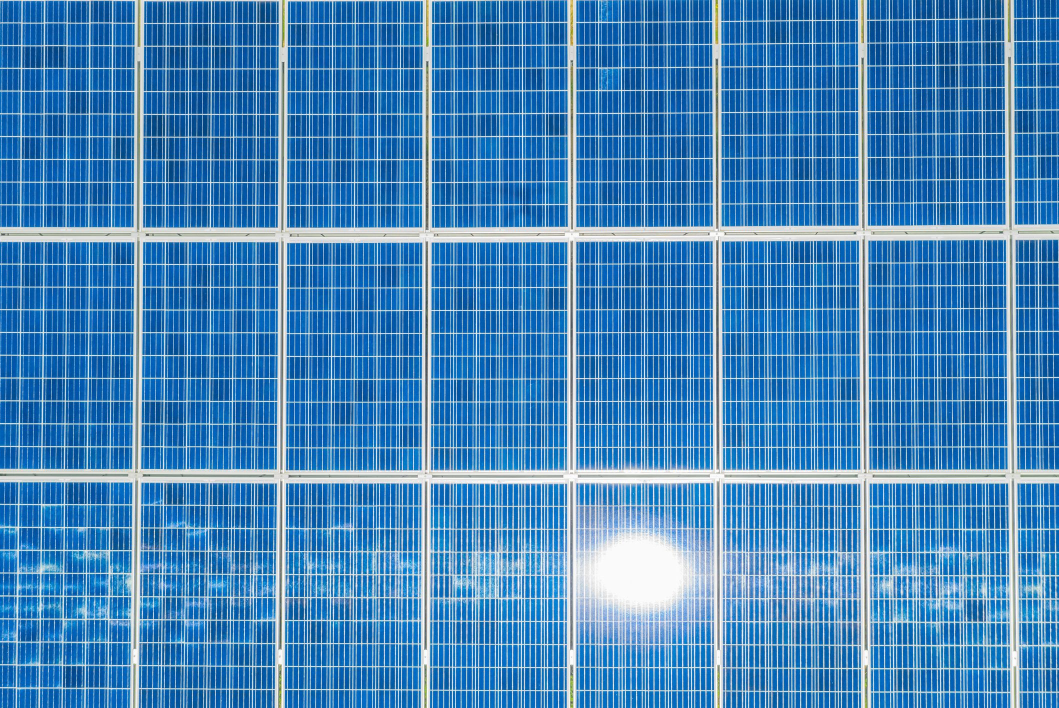
#> input picture images/input/test.jpg, 2117 x 1415 px, found by its file name (shown at 1/2 size)
$ python SolarDetection.py
#> lines starting #> are read from the running program, lines starting #| are printed output that depends on the picture; after the words box and inside, x2 and y2 are one past the last pixel; in counts of white or black regions, pixels touching at a corner belong together
from __future__ import print_function
import numpy as np
import argparse
import cv2
import sys
import glob
from PIL import Image
import math
import argparse
import imutils

lost_flag = 1
rot = 1
print("check")

im =cv2.imread("images/input/test.jpg")
#> im is the input picture: shape (1415, 2117, 3); mean B, G, R 187.3, 133.9, 70.4


h_f, width_f, n = im.shape

original = im
img = im
visited = []
flag_frame = 0
max = 0
ypos = 0
sys.setrecursionlimit(1000000000)

def adjust_gamma(image, gamma=1.0):
    # build a lookup table mapping the pixel values [0, 255] to
    # their adjusted gamma values
    invGamma = 1.0 / gamma
    table = np.array([((i / 255.0) ** invGamma) * 255
                      for i in np.arange(0, 256)]).astype("uint8")

    return cv2.LUT(image, table)

def prepro(original):
    all = []
    for gamma in np.arange(0.0, 1.5, 0.5):
        # ignore when gamma is 1 (there will be no change to the image)
        if gamma == 1:
            continue

        # apply gamma correction and show the images
        gamma = gamma if gamma > 0 else 0.1
        adjusted = adjust_gamma(original, gamma=gamma)
        cv2.putText(adjusted, "g={}".format(gamma), (10, 30),
                    cv2.FONT_HERSHEY_SIMPLEX, 0.8, (0, 0, 255), 3)

        gray = cv2.cvtColor(adjusted, cv2.COLOR_BGR2GRAY)

        size = 2
        blurred = cv2.GaussianBlur(gray, (11, 11), 0)

        wide = cv2.Canny(blurred, 10, 200)
        wide = cv2.dilate(wide, np.ones((size, size)))
        squares = find_squares(wide)

        tight = cv2.Canny(blurred, 225, 250)
        tight = cv2.dilate(tight, np.ones((size, size)))
        squares2 = find_squares(tight)

        auto = auto_canny(blurred)
        auto = cv2.dilate(auto, np.ones((size, size)))
        squares3 = find_squares(auto)

        # cv2.namedWindow('original', cv2.WINDOW_NORMAL)
        # cv2.imshow("original", original)
        # cv2.waitKey(0)

        for i in range(0, len(squares)):
            all.append(squares.pop(0))
        for i in range(0, len(squares2)):
            all.append(squares2.pop(0))
        for i in range(0, len(squares3)):
            all.append(squares3.pop(0))

    return all

# [23 lines left out: functions find_white, maxim, minim, in_list, not called in this run]

def sort(unique):
    dimension = 0

    for i in range(len(unique)):
        dimension = (unique[i][1] - unique[i][0]) + dimension

    dimension = int(dimension / len(unique))
    i = 0

    sorted = []
    miny_pos = 0
    miny_pos2 = 0
    flag_min_pos = 0
    while len(unique) != 0:  # sort all frames
        miny = unique[0][2]
        miny_pos = 0
        flag_min_pos = 0

        for j in range(0, len(unique)):  # find the minY
            if miny > unique[j][2]:
                miny = unique[j][2]
                miny_pos = j
                flag_min_pos = 1

        temp = unique[0]

        miny = int(miny + (dimension*0.20))
        miny2 = int (miny + dimension*0.60)
        s = []
        sorted_temp = []
        j = 0
        flag = 1
        flag_exit = 0

        while (flag == 1):  # sort unique in temp by y
            if (miny < unique[j][3] and miny > unique[j][2]) or (miny2 < unique[j][3] and miny2 > unique[j][2]):
                temp = unique.pop(j)

                sorted_temp.append(temp)
                flag_exit = 1
            else:
                j = j + 1
            if (j == len(unique)):
                flag = 0

        # sorted_temp has all y frames
        temp2 = []

        while (len(sorted_temp) != 0):  # sort temp in temp2 by x
            i_pos = 0
            temp = sorted_temp[0]
            for i in range(0, len(sorted_temp)):  # find minx
                if temp[0] > sorted_temp[i][0]:
                    temp = sorted_temp[i]
                    i_pos = i

                    flag_exit = 1
            temp2 = sorted_temp.pop(i_pos)

            sorted.append(temp2)
            # extra kodikas gia diplotipa
        if flag_exit == 0 and miny_pos < len(unique):  # an den yparxei plaisio stn a3ona y
            unique.pop(miny_pos)

    print("Sorted: ", sorted)
    return sorted

# [86 lines left out: functions rec, rec2, find_lines, not called in this run]

def angle_cos(p0, p1, p2):
    d1, d2 = (p0-p1).astype('float'), (p2-p1).astype('float')
    return abs( np.dot(d1, d2) / np.sqrt( np.dot(d1, d1)*np.dot(d2, d2) ) )


# [12 lines left out: functions print_list, exist, not called in this run]

def same_range( x1,x2,nx,nx2 ):
    if (nx2-nx) > ((x2-x1)*1.5): # orthogonia apo dipla plaisia epistrefei false
        return 0

    if (x1 >= nx and x1 <=nx2) or (x2 >= nx and x2 <=nx2) or (nx >= x1 and nx <=x2) or (nx2 >= x1 and nx2 <=x2):
        return 1

    return 0

# [4 lines left out: function same_in_x, not called in this run]

def find_squares(img):
    img = cv2.GaussianBlur(img, (5, 5), 0)

    squares = []
    for gray in cv2.split(img):
        for thrs in range(0, 255, 26):
            if thrs == 0:
                bin = cv2.Canny(gray, 0, 50, apertureSize=5)
                bin = cv2.dilate(bin, None)
            else:
                retval, bin = cv2.threshold(gray, thrs, 255, cv2.THRESH_BINARY)
            contours, hierarchy = cv2.findContours(bin, cv2.RETR_LIST, cv2.CHAIN_APPROX_SIMPLE)
            for cnt in contours:
                cnt_len = cv2.arcLength(cnt, True)
                cnt = cv2.approxPolyDP(cnt, 0.02*cnt_len, True)
                if len(cnt) == 4 and cv2.contourArea(cnt) > 1000 and cv2.isContourConvex(cnt):
                    cnt = cnt.reshape(-1, 2)
                    max_cos = np.max([angle_cos( cnt[i], cnt[(i+1) % 4], cnt[(i+2) % 4] ) for i in range(4)])
                    if max_cos < 0.2:
                        squares.append(cnt)
    return squares

def write_and_crop(list,original_crop):
    if len(list) == 0 :
        print("Empty List")
        return 0

    temp = list[0]
    string = "./Panels/" # vale dame to path
    f=open("./results/where.txt",'w')
    #f.write(str(len(list))+"\n")
    for i in range(0, len(list)):
        str_path = (string + str(i+1) + ".jpg")
        cropped = original_crop[list[i][2]:list[i][3],
                  list[i][0]:list[i][1]]
        f.write(str(list[i][2])+" "+str(list[i][3])+" "+str(list[i][0])+" "+str(list[i][1])+"\n")
        #cv2.imwrite(str_path, cropped)
    f.close()
    print("Number of frames :",i+1)


def extra(list):
    #print_list(list)
    if len(list) == 0 :
        return []
    temp = []
    y = []
    dimension = int((list[0][3] - list[0][2])/2)
    y = dimension + list[0][2]
    count = 0
    list_int = []

    for i in range(0,len(list)):
        if y < list[i][3] and y > list[i][2] :
            y = dimension + list[i][2]
            count = count +1
            temp.append(list[i])
            list_int.append(i)
    for j in range(0,count):
        p = list_int[len(list_int)-1]
        # print(p)
        list.pop(p)
        list_int.pop(len(list_int)-1)
    return temp

    i_temp = []
    # i=0
    # av = 0
    # if len(temp) != 0:
    #     for i in range(0,len(temp)) :
    #         av = av + (temp[i][1] - temp[i][0])
    #     av = int(av/(i+1))
    # else:
    #     return []
    #
    #
    #
    # wrong_pos = []
    # correct = []
    #
    # for i in range(0,len(temp)):
    #     if av*1.1 > (temp[i][1]-temp[i][0]) and av/2 < (temp[i][1]-temp[i][0]) and temp[i][1]-temp[i][0] > int(av*0.5):
    #         correct.append(temp[i])
    #
    #
    # temp = correct
    #
    # # print("len(wrong) : ",len(wrong_pos))
    #
    #
    #
    # return temp
    #
    #     # list2 = []
    #     # op_flag = 1
    #     #
    #     #
    #     # while (flag_frame == 1 and op_flag == 1):
    #     #     find_lines(temp2[0], temp2[3], temp2[0] - avg1, 0)
    #     #     if (flag_frame == 1):
    #     #         x2 = list[0][0] - int((list[0][1] - list[0][0]) * 0.1)
    #     #         x1 = list[0][0] - int(avg * 1.1)
    #     #         y1 = list[0][2]
    #     #         y2 = ypos
    #     #         temp2 = []
    #     #         temp2.append(x1)
    #     #         temp2.append(x2)
    #     #         temp2.append(y1)
    #     #         temp2.append(y2)
    #     #         temp2.append(1)
    #     #         temp2.append(x1 - int(avg / 2))
    #     #
    #     #         if (exist(temp2, list) or exist(temp2, final)):
    #     #             op_flag = 0
    #     #         else:
    #     #             list2.insert(0, temp2)
    #     #
    #     #         temp2 = list2[0]
    #     # for l in range(0, len(list2)):
    #     #     list.append(list2[l])

def mark_frames(list,original):

    font = cv2.FONT_HERSHEY_SIMPLEX
    for i in range(0, len(list)):
        temp = list[i]
        x = (int((temp[1]-temp[0])/2) + temp[0])
        y = (int((temp[3]-temp[2])/2) + temp[2])

        im = cv2.circle(original, (x, y), 10, (255, 255, 255), -1)  # aspro

        cv2.circle(original, (temp[0], temp[2]), 5, cv2.QT_FONT_BLACK, -1)
        cv2.circle(original, (temp[0], temp[3]), 5, cv2.CAP_PROP_WHITE_BALANCE_BLUE_U, -1)
        cv2.circle(original, (temp[1], temp[2]), 5, (255, 0, 0), -1)
        cv2.circle(original, (temp[1], temp[3]), 5, 255, -1)

# [234 lines left out: functions find_lost_frames, lost, not called in this run]


def duplicate(list_all):
    unique = []
    flag = 0
    dimension = 0
    dimension_y = 0

    list_int = []

    for i in range(len(list_all)):
        dimension = (list_all[i][1] - list_all[i][0]) + dimension
        dimension_y = (list_all[i][3] - list_all[i][2]) + dimension_y
    dimension_y = int(dimension_y / len(list_all))
    dimension = int(dimension / len(list_all))

    print("Dimension: ", dimension)
    print("Dimension y :", dimension_y )

    i = 0

    while flag:  # large frames
        avx = (list_all[i][1] - list_all[i][0])
        if (avx > int(dimension * 1.5)) or (avx < int(dimension*0.5)) or ((list_all[i][3]-list_all[i][2])<(dimension_y*0.65)):
            list_all.pop(i)
        else:
            i = i + 1

        if i == len(list_all):
            flag = 0

    print(len(list_all))

    flag = 1
    p = dimension*0.2
    for i in range(0, len(list_all)):
        flag = 1
        temp = list_all.pop()

        for j in range(0, len(unique)):  # if already exist
            if same_range(temp[0], temp[1], unique[j][0]+p, unique[j][1]-p) and same_range(temp[2], temp[3],
                                                                                           unique[j][2]+p,
                                                                                           unique[j][3]-p):
                # [8 lines of commented-out code are left out]

                flag = 0
        if flag == 1:
            unique.append(temp)
    print("Duplicate: ", unique)
    return unique


def auto_canny(image, sigma=0.55):
    # compute the median of the single channel pixel intensities
    v = np.median(image)
    print(sigma,"   ",v,"   ")
    # apply automatic Canny edge detection using the computed median
    temp = (1.0 - sigma) * v
    if temp<0:
        lower = 0
    else:
        lower = int(temp)
    # lower = int(max(0, (1.0 - sigma) * v))
    upper = int(min(255, (1.0 + sigma) * v))
    edged = cv2.Canny(image, lower, upper)

    # return the edged image
    return edged

def positions(squares):
    list_all = []
    for j in range(0, len(squares)):  # get min and max of x,y of all frames
        temp = squares.pop(0)
        xmax = 0
        xmin = temp[0][0]
        ymax = 0
        ymin = temp[0][1]
        i = 0

        for numx in temp:

            if xmax < numx[0]:
                xmax = numx[0]
            if xmin > numx[0]:
                xmin = numx[0]
            if ymax < numx[1]:
                ymax = numx[1]
            if ymin > numx[1]:
                ymin = numx[1]

        list = []
        list.append(xmin)
        list.append(xmax)
        list.append(ymin)
        list.append(ymax)
        list.append(0)
        list.append(0)
        #print(list)

        list_all.append(list)
    print(len(list_all))
    return list_all

def angle (a, b, c):
    return math.degrees(math.acos((c**2 - b**2 - a**2)/(-2.0 * a * b)))

def rotation(original):

    global h_f, width_f

    img = cv2.cvtColor(original, cv2.COLOR_RGB2GRAY)  # gray
    img = cv2.blur(img, (3, 3))

    kernel = np.ones((5, 5), np.uint8)
    img = cv2.morphologyEx(img, cv2.MORPH_CLOSE, kernel)

    img = cv2.Canny(img, 50, 200)
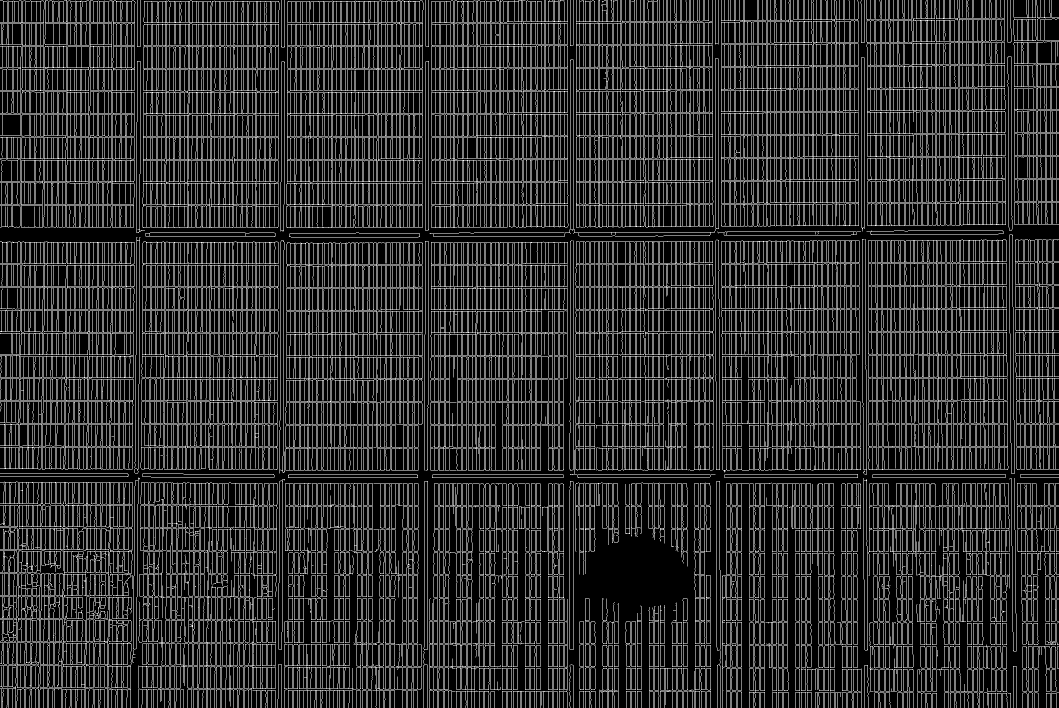
#> img: shape (1415, 2117) (shown at 1/2 size); 17.8% white in thin lines or dots

    img = cv2.dilate(img, np.ones((5, 5)))
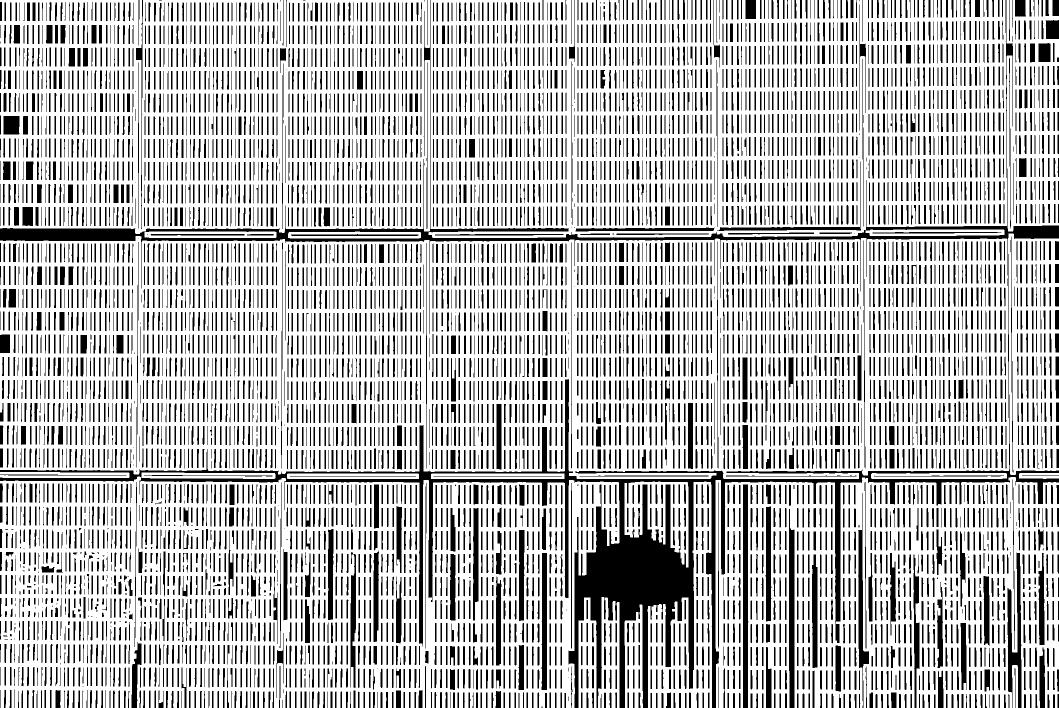
#> img: shape (1415, 2117) (shown at 1/2 size); 71.6% white; 6342 black regions (242 under 20 px), largest, box (x1, y1, x2, y2) and area: (0, 0, 2117, 1415) 122110, (1486, 969, 1497, 1415) 4462, (2015, 1105, 2043, 1415) 4173
    t, img = cv2.threshold(img, 160, 255, cv2.THRESH_BINARY)

    cv2.imshow("check", img)
    cv2.waitKey(0)

    pos_list = find_squares(img)
#> the loop in find_squares, `for gray in cv2.split(img):` made 1 pass
    print("Size pos_list: ", len(pos_list))
#| Size pos_list:  71
    #print(pos_list)

    print(len(pos_list),"  ->before")
#| 71   ->before

    pos_list = positions(pos_list)
#> the loop in positions, `for j in range(0, len(squares)):` made 71 passes
#| 71

    pos_list = duplicate(pos_list)
#> the loop in duplicate, `for i in range(len(list_all)):` made 71 passes
#| Dimension:  204
#| Dimension y : 125
#| 71
#> the loop in duplicate, `for i in range(0, len(list_all)):` made 71 passes
#> (printed output is left out)

    print(len(pos_list),"  ->after")
#| 63   ->after
    #pos_list = sort(pos_list)

    #print("Check: ", pos_list)
    max_pos = []
    next = []
    max_len = 0

    while(True):
        next = extra(pos_list)
        if(len(next)>max_len):
            max_len=len(next)
            max_pos=next

        if(len(pos_list)==0):
            break

    print("Max pose: ")
    print(len(max_pos),"\t",max_pos)
#> (printed output is left out)
    one=[]
    two=[]
    three=[]

    print("Max Pose length: ", len(max_pos))
#| Max Pose length:  9
    print(max_pos[0],max_pos[len(max_pos)-1])
#| [5, 40, 230, 270, 0, 0] [1811, 1839, 225, 266, 0, 0]

    if(len(max_pos)>1):
        one.append(max_pos[0][0])
        one.append(max_pos[0][3])
        two.append(max_pos[2][1])
        two.append(max_pos[2][3])

        three.append(two[0])
        three.append(one[1])

    ypotinousa= math.sqrt(pow((two[0]-one[0]),2)+pow((two[1]-one[1]),2))
    platos = math.sqrt(pow((three[0]-one[0]),2)+pow((three[1]-one[1]),2))
    ipsos = math.sqrt(pow((two[0]-three[0]),2)+pow((two[1]-three[1]),2))

    num = int(angle(ypotinousa, platos, ipsos)+1)

    print(num," This is a num")
#| 2  This is a num
    rotated = original


    if(one[1]>two[1]):
       rotated = imutils.rotate_bound(original,num)
    else:
       rotated = imutils.rotate_bound(original,-num)

        # h,width,n = rotated.shape
        # print(rotated.shape)

    h_f, width_f, n = rotated.shape

    return rotated

###################################################### main #################################################################
if __name__ == '__main__':

        original = rotation(original)

        original_crop = original.copy()
        original2 = original

        img = original2
        im = original2

        img = cv2.cvtColor(im, cv2.COLOR_BGR2GRAY) # gray
#> img: shape (1488, 2165)
        img = cv2.blur(img, (3, 3))

        kernel = np.ones((5, 5), np.uint8)
        img = cv2.morphologyEx(img, cv2.MORPH_CLOSE, kernel)

        img = cv2.Canny(img, 50 ,200)


        img = cv2.dilate(img, np.ones((5, 5)))
        t, img = cv2.threshold(img, 160, 255, cv2.THRESH_BINARY)

        im = img

        squares = prepro(original)
#> the loop in prepro, `for gamma in np.arange(0.0, 1.5, 0.5):` made 3 passes
#| 0.55     6.0
#| 0.55     60.0
        # cv2.drawContours(original, squares, -1, (0, 255, 0), 1)
        cv2.namedWindow('marked', cv2.WINDOW_NORMAL)
        cv2.imshow("marked", original)
        #cv2.waitKey(0)

        new = img
        count_frames = 0

        list_all = []
        list=[]

        list_all = positions(squares) #change the types of positions
#| 2288

        monadika = []

        print("Nubrer of frames : ",len(list_all))
#| Nubrer of frames :  2288

        monadika = list_all
        dup = duplicate(list_all)
#| Dimension:  70
#| Dimension y : 69
#| 2288
#> (printed output is left out)
        sorted = sort(dup)
#> the loop in sort, `while len(unique) != 0:` made 29 passes
        mark_frames(sorted,original)
#> after the loop in mark_frames, `for i in range(0, len(list)):`:
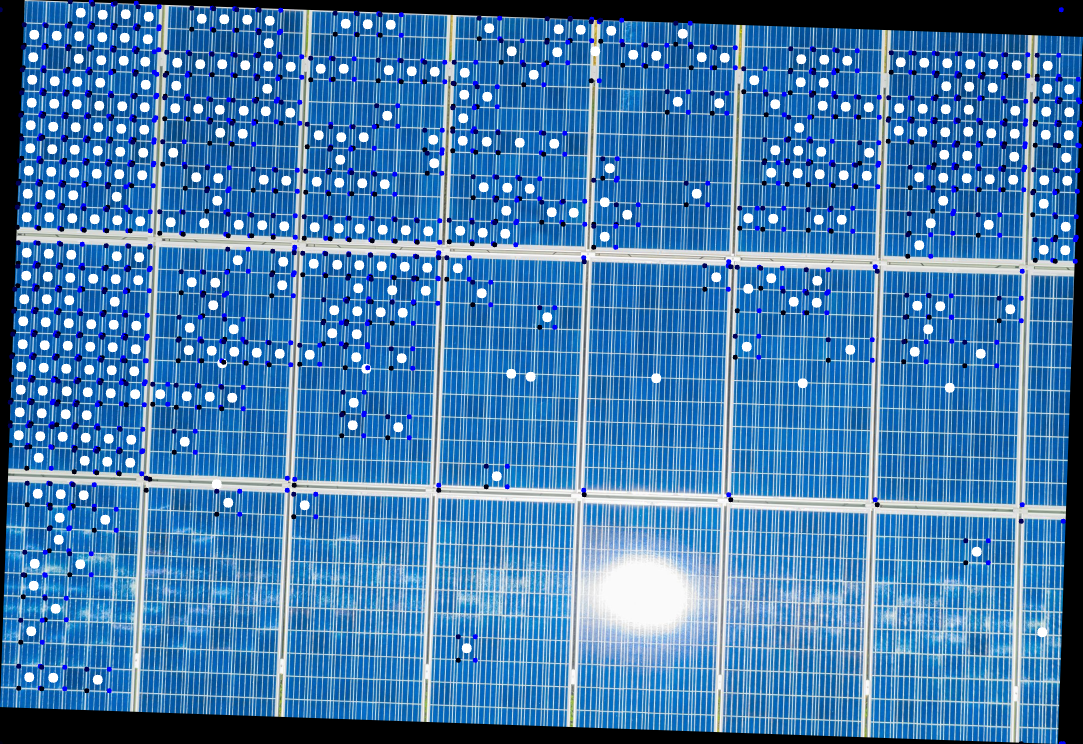
#> original: shape (1488, 2165, 3) (shown at 1/2 size); mean B, G, R 175.6, 125.5, 70.3
        write_and_crop(sorted,original_crop)
#> the loop in write_and_crop, `for i in range(0, len(list)):` made 355 passes
#> pass 3, in write_and_crop, `cropped = original_crop[list[i][2]:list[i][3], list[i][0]:list[i][1]]`:
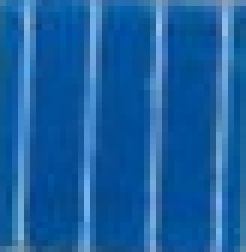
#> cropped: shape (42, 41, 3) (shown 6 times larger); mean B, G, R 162.3, 96.2, 25.2
        # [7 lines of commented-out code are left out]

        cv2.namedWindow('marked', cv2.WINDOW_NORMAL)
        cv2.imshow("marked", original)
        cv2.waitKey(0)
        print("frames marked = ",count_frames)
        cv2.imwrite("./images/output/rotated.jpg", original_crop)
        cv2.imwrite("./images/output/foundSolar.jpg", original)
